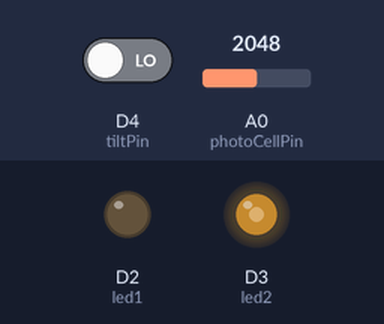
A sketch run on a simulated Particle Photon. Shown: output pins drawn as LEDs (lit = HIGH). Inputs (shaded band) come from the test bench; at power-on: A0 (photoCellPin) = 2048, D4 (tiltPin) LOW.

Above: at 1.2 s.
1.3 s: A0 (photoCellPin) set to 1228
At 2.5 s:
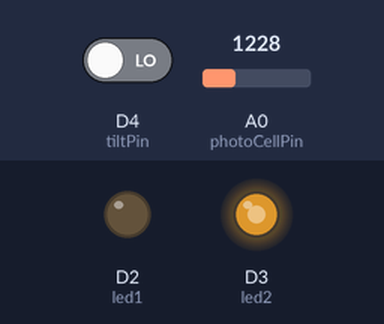
2.8 s: D4 (tiltPin) driven HIGH
At 3.9 s:
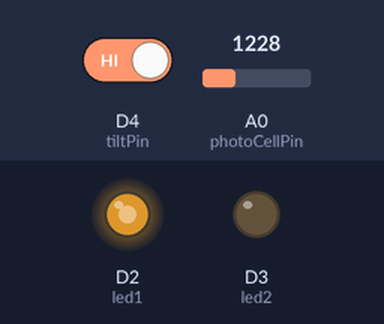
4.3 s: A0 (photoCellPin) set to 491
At 5.2 s:
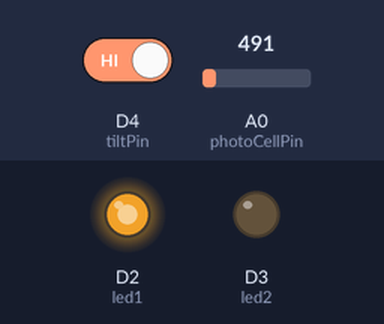
5.8 s: D4 (tiltPin) driven LOW
At 6.4 s:
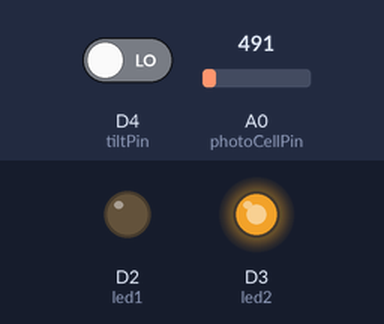
7.3 s: A0 (photoCellPin) set to 3603
At 7.6 s:
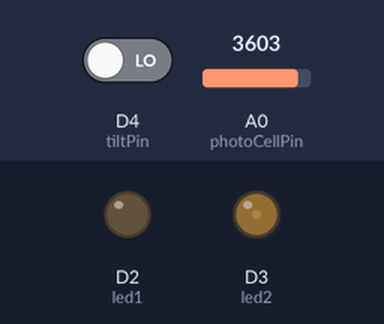
8.8 s: D4 (tiltPin) driven HIGH
At 10.0 s:
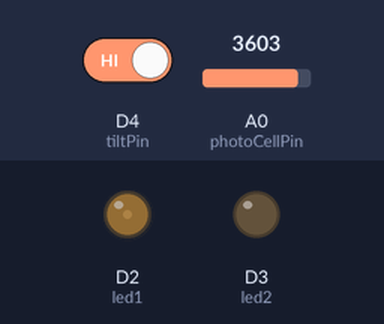
Timing chart, 0 to 11.3 s (numbered marks = the images above; inputs shaded):
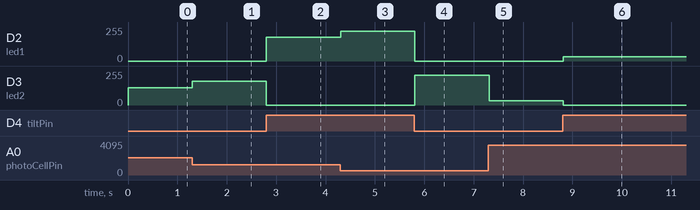

The sketch:

tile_and_light.ino
```cpp
//Setup led pin
int led1 = D2; //yellow
int led2 = D3; //blue
//Setup tilt sensor Pin
int tiltPin = D4;
//Setup tilt value
int tilt = 0;

int photoCellPin = A0;
int photoCellReading = 0;
int ledBrightness = 0;

void setup() {
    //setup pin mode for led and tilt
    pinMode(led1, OUTPUT);
    pinMode(led2, OUTPUT);
    pinMode(tiltPin, INPUT);

    Particle.variable("light", &photoCellReading, INT);
    Particle.variable("tilt", &tilt, INT);

    //set digit
    digitalWrite(led1, LOW);
    digitalWrite(led2, LOW);
}

void loop() {
    //if tilted, change the light color
    photoCellReading = analogRead(photoCellPin);
    ledBrightness = 255 - map(photoCellReading, 0, 4095, 0, 255);

    tilt = digitalRead(tiltPin);
    if (tilt) {
        // digitalWrite(led1, tilt);
        analogWrite(led1, ledBrightness);
        digitalWrite(led2, LOW);
    } else {
        // digitalWrite(led2, 1 - tilt);
        analogWrite(led2, ledBrightness);
        digitalWrite(led1, LOW);
    }

    delay(100);
}
```

Measured:
- after the input at 1.3 s, D3 (led2): 128/255 → 179/255 at once
- after the input at 2.8 s, D2 (led1): 0/255 → 179/255 at once; D3 (led2): 179/255 → 0/255 at once
- after the input at 4.3 s, D2 (led1): 179/255 → 225/255 at once
- after the input at 5.8 s, D2 (led1): 225/255 → 0/255 at once; D3 (led2): 0/255 → 225/255 at once
- after the input at 7.3 s, D3 (led2): 225/255 → 31/255 at once
- after the input at 8.8 s, D2 (led1): 0/255 → 31/255 at once; D3 (led2): 31/255 → 0/255 at once
